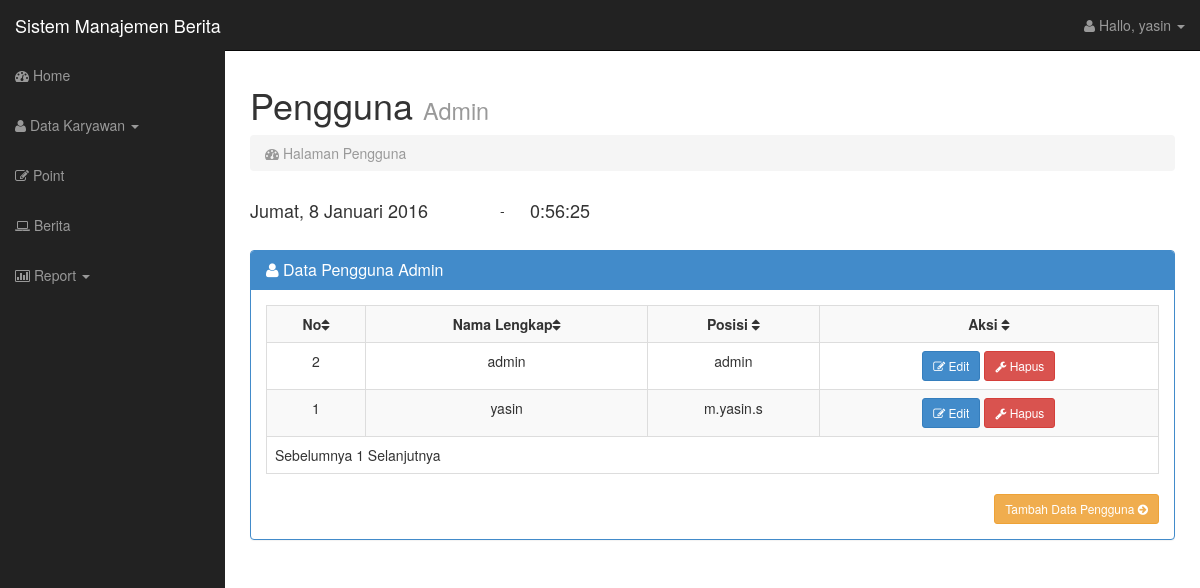
Page /admin/setting_user.php (signed in) on the committed database.
### tables this page shows
CREATE TABLE IF NOT EXISTS `tb_user` (
`user_id` int(255) NOT NULL,
  `username` varchar(100) NOT NULL,
  `password` varchar(255) NOT NULL,
  `fullname` varchar(100) NOT NULL
);

### admin/setting_user.php (the view, shortened to what this page needs)
<?php
if (empty($_SESSION['username'])){
	header('location:../index.html');
} else {
?>
<!DOCTYPE html>
<html lang="en">
 <head>
    <link href="css/bootstrap.css" rel="stylesheet">
    <link href="css/sb-admin.css" rel="stylesheet">
    <link rel="stylesheet" href="font-awesome/css/font-awesome.min.css">
    <link rel="stylesheet" href="http://cdn.oesmith.co.uk/morris-0.4.3.min.css">
</head>
<body>
	<div id="wrapper">
		<nav class="navbar navbar-inverse navbar-fixed-top" role="navigation">
				<div class="navbar-header">
					<a class="navbar-brand" href="index.php">Sistem Manajemen Berita</a>
				</div>
				<div class="collapse navbar-collapse navbar-ex1-collapse">
					<ul class="nav navbar-nav side-nav">
						<li><a href="index.php"><i class="fa fa-dashboard"></i> Home </a></li>
						<li class="dropdown">
							<a href="data_karyawan.php"  class="dropdown-toggle" data-toggle="dropdown"><i class="fa fa-user"></i> Data Karyawan <b class="caret"></b></a>
						</li>
						<li><a href="point.php"><i class="fa fa-edit"></i> Point </a></li>
						<li><a href=""><i class="fa fa-laptop"></i> Berita </a></li>
						<li class="dropdown">
							<a href="#" class="dropdown-toggle" data-toggle="dropdown"><i class="fa fa-bar-chart-o"></i> Report <b class="caret"></b></a>
						</li>
					</ul>
					<ul class="nav navbar-nav navbar-right navbar-user">
						<li class="dropdown user-dropdown">
							<a href="#" class="dropdown-toggle" data-toggle="dropdown"><i class="fa fa-user"></i> Hallo,
						<?php
						echo $_SESSION['username'];
						?>
						<b class="caret"></b></a>
						</li>
					</ul>
				 </div>
		 </nav>
		<?php } ?>
		<div id="page-wrapper">
        <div class="row">
          <div class="col-lg-12">
            <h1>Pengguna <small>Admin </small></h1>
            <ol class="breadcrumb">
              <li class="active"><i class="fa fa-dashboard"></i> Halaman Pengguna  </li>
            </ol>
            <table width="900">
            <tr>
            <td width="250"><div class="Tanggal"><h4><script language="JavaScript">document.write(tanggallengkap);</script></div></h4></td>
            <td align="left" width="30"> - </td>
            <td align="left" width="620"> <h4><div id="output" class="jam" ></div></h4></td>
            </tr>
            </table>
            <br />
			</div>
        <div class="col-lg-12">
            <div class="panel panel-primary">
              <div class="panel-heading">
                <h3 class="panel-title"><i class="fa fa-user"></i> Data Pengguna Admin </h3>
              </div>
              <div class="panel-body">
                 <div class="table-responsive">
                  <table class="table table-bordered table-hover table-striped tablesorter">
                      <tr>
                        <th>No<i class="fa fa-sort"></i></th>
                        <th>Nama Lengkap<i class="fa fa-sort"></i></th>
                        <th>Posisi <i class="fa fa-sort"></i></th>
						<th>Aksi <i class="fa fa-sort"></i></th>
                      </tr>
                     <?php
					 $batas = 5;
					$pg = isset( $_GET['pg'] ) ? $_GET['pg'] : "";
					if ( empty( $pg ) ) {
						$posisi = 0;
						$pg = 1;
					} else {
						$posisi = ( $pg - 1 ) * $batas;
					}
					$tampil=mysql_query("select * from tb_user order by user_id desc limit $posisi, $batas");
					 while($data=mysql_fetch_array($tampil))
                    { ?>
                    <tr align="center">
                    <td><?php echo $data['user_id']; ?></td>
                    <td><?php echo $data['username']; ?></a></td>
                    <td><?php echo $data['fullname']; ?></td>
                    <td><a class="btn btn-sm btn-primary" href=""><i class="fa fa-edit"></i> Edit</a>
                        <a class="btn btn-sm btn-danger" href=""><i class="fa fa-wrench"></i> Hapus</a></td></tr>
				<?php
              }
              ?>
			  <tr>
					<td colspan="7">
				<?php
				$jml_data = mysql_num_rows(mysql_query("SELECT * FROM tb_user"));
				$JmlHalaman = ceil($jml_data/$batas);
				if ( $pg > 1 ) {
				$link = $pg-1;
				$prev = "<a href='?pg=$link'>Sebelumnya </a>";
				} else {
				$prev = "Sebelumnya ";
				}
				$nmr = '';
				for ( $i = 1; $i<= $JmlHalaman; $i++ ){
					if ( $i == $pg ) {
					$nmr .= $i . " ";
					} else {
					$nmr .= "<a href='?pg=$i'>$i</a> ";
					}
				}
				if ( $pg < $JmlHalaman ) {
				$link = $pg + 1;
				$next = " <a href='?pg=$link'>Selanjutnya</a>";
				} else {
				$next = " Selanjutnya";
				}
				echo $prev . $nmr . $next;
				?>
				<br>
				</td>
				</tr>
                   </table>
                   </div>
                <div class="text-right">
                  <a href="tambah_pengguna.php" class="btn btn-sm btn-warning">Tambah Data Pengguna <i class="fa fa-arrow-circle-right"></i></a>
                </div>
				</div>
            </div>
          </div>
        </div>
      </div>
    </div>
</body>
</html>

### admin/css/sb-admin.css (style rules this page uses)
body { margin-top: 50px; }
#wrapper { padding-left: 0; }
#page-wrapper { width: 100%; padding: 5px 15px; }
@media (min-width:768px) { #wrapper { padding-left: 225px; } }
@media (min-width:768px) { #page-wrapper { padding: 15px 25px; } }
@media (min-width:768px) { .side-nav { margin-left: -225px; left: 225px; width: 225px; position: fixed; top: 50px; height: 100%; border-radius: 0; border: none; background-color: #222222; overflow-y: auto; } }
@media (min-width:768px) { .side-nav>li>a { width: 225px; } }
@media (min-width:768px) { .navbar-collapse { padding-left: 15px !important; padding-right: 15px !important; } }

### rows in the picture
tb_user: user_id "2", username "admin", fullname "admin"
tb_user: user_id "1", username "yasin", fullname "m.yasin.s"

### other values in the picture
$_SESSION['username'] "yasin"
$prev "Sebelumnya"
$next "Selanjutnya"
